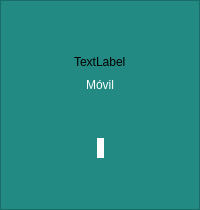
             <widget class="QFrame" name="frame_5">
              <property name="styleSheet">
               <string notr="true">background-color:rgba(29,134,128,85%);</string>
              </property>
              <property name="frameShape">
               <enum>QFrame::StyledPanel</enum>
              </property>
              <property name="frameShadow">
               <enum>QFrame::Raised</enum>
              </property>
              <layout class="QGridLayout" name="gridLayout_3">
               <item row="0" column="0">
                <layout class="QVBoxLayout" name="verticalLayout_8">
                 <item>
                  <spacer name="verticalSpacer">
                   <property name="orientation">
                    <enum>Qt::Vertical</enum>
                   </property>
                   <property name="sizeHint" stdset="0">
                    <size>
                     <width>20</width>
                     <height>40</height>
                    </size>
                   </property>
                  </spacer>
                 </item>
                 <item>
                  <layout class="QHBoxLayout" name="horizontalLayout_4">
                   <item>
                    <spacer name="horizontalSpacer_6">
                     <property name="orientation">
                      <enum>Qt::Horizontal</enum>
                     </property>
                     <property name="sizeHint" stdset="0">
                      <size>
                       <width>40</width>
                       <height>20</height>
                      </size>
                     </property>
                    </spacer>
                   </item>
                   <item>
                    <widget class="QLabel" name="icon_movil">
                     <property name="styleSheet">
                      <string notr="true">background-color:rgba(29,134,128,0%);</string>
                     </property>
                     <property name="text">
                      <string>TextLabel</string>
                     </property>
                    </widget>
                   </item>
                   <item>
                    <spacer name="horizontalSpacer_7">
                     <property name="orientation">
                      <enum>Qt::Horizontal</enum>
                     </property>
                     <property name="sizeHint" stdset="0">
                      <size>
                       <width>40</width>
                       <height>20</height>
                      </size>
                     </property>
                    </spacer>
                   </item>
                  </layout>
                 </item>
                 <item>
                  <widget class="QLabel" name="label_7">
                   <property name="styleSheet">
                    <string notr="true">background-color:rgba(29,134,128,0%);
font: 14pt &quot;MS Shell Dlg 2&quot;;
color:white;</string>
                   </property>
                   <property name="text">
                    <string>Móvil</string>
                   </property>
                   <property name="alignment">
                    <set>Qt::AlignCenter</set>
                   </property>
                  </widget>
                 </item>
                 <item>
                  <spacer name="verticalSpacer_5">
                   <property name="orientation">
                    <enum>Qt::Vertical</enum>
                   </property>
                   <property name="sizeHint" stdset="0">
                    <size>
                     <width>20</width>
                     <height>40</height>
                    </size>
                   </property>
                  </spacer>
                 </item>
                 <item>
                  <layout class="QHBoxLayout" name="horizontalLayout_5">
                   <item>
                    <spacer name="horizontalSpacer_10">
                     <property name="orientation">
                      <enum>Qt::Horizontal</enum>
                     </property>
                     <property name="sizeHint" stdset="0">
                      <size>
                       <width>40</width>
                       <height>20</height>
                      </size>
                     </property>
                    </spacer>
                   </item>
                   <item>
                    <widget class="QLabel" name="frame_movil">
                     <property name="styleSheet">
                      <string notr="true">background-color:white;
font: 13pt &quot;MS Shell Dlg 2&quot;;
color:#333333;
min-width: 7em;
max-width:7em;
min-height:2em;</string>
                     </property>
                     <property name="text">
                      <string/>
                     </property>
                     <property name="alignment">
                      <set>Qt::AlignCenter</set>
                     </property>
                    </widget>
                   </item>
                   <item>
                    <spacer name="horizontalSpacer_11">
                     <property name="orientation">
                      <enum>Qt::Horizontal</enum>
                     </property>
                     <property name="sizeHint" stdset="0">
                      <size>
                       <width>40</width>
                       <height>20</height>
                      </size>
                     </property>
                    </spacer>
                   </item>
                  </layout>
                 </item>
                 <item>
                  <spacer name="verticalSpacer_2">
                   <property name="orientation">
                    <enum>Qt::Vertical</enum>
                   </property>
                   <property name="sizeHint" stdset="0">
                    <size>
                     <width>20</width>
                     <height>40</height>
                    </size>
                   </property>
                  </spacer>
                 </item>
                </layout>
               </item>
              </layout>
             </widget>
